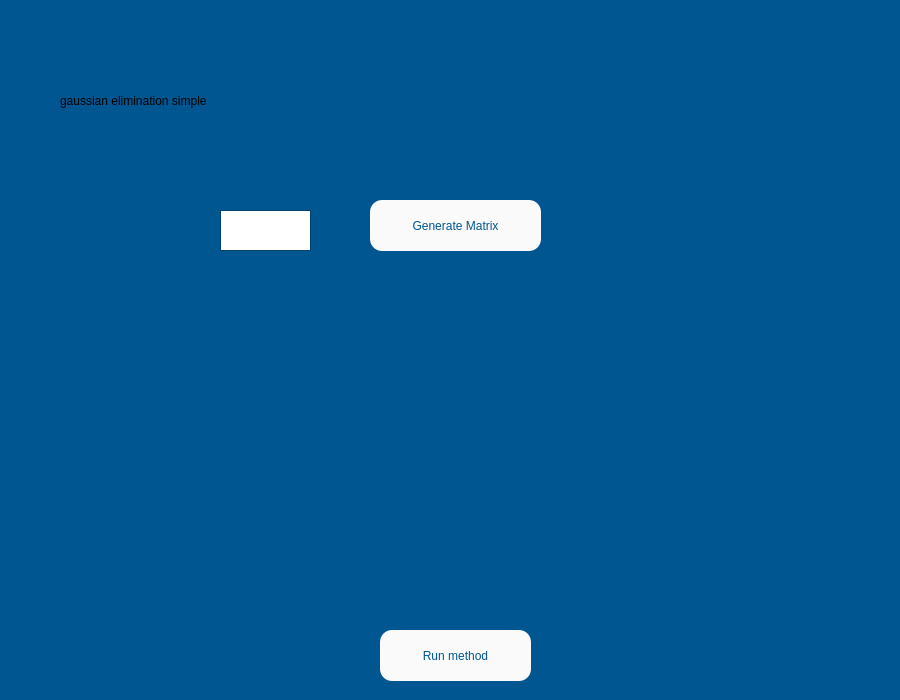
<?xml version="1.0" encoding="UTF-8"?>
<ui version="4.0">
 <class>gauss_elim_simple</class>
 <widget class="QWidget" name="gauss_elim_simple">
  <property name="geometry">
   <rect>
    <x>0</x>
    <y>0</y>
    <width>900</width>
    <height>700</height>
   </rect>
  </property>
  <property name="minimumSize">
   <size>
    <width>900</width>
    <height>700</height>
   </size>
  </property>
  <property name="maximumSize">
   <size>
    <width>900</width>
    <height>700</height>
   </size>
  </property>
  <property name="palette">
   <palette>
    <active>
     <colorrole role="Base">
      <brush brushstyle="SolidPattern">
       <color alpha="255">
        <red>255</red>
        <green>255</green>
        <blue>255</blue>
       </color>
      </brush>
     </colorrole>
     <colorrole role="Window">
      <brush brushstyle="SolidPattern">
       <color alpha="255">
        <red>0</red>
        <green>86</green>
        <blue>145</blue>
       </color>
      </brush>
     </colorrole>
    </active>
    <inactive>
     <colorrole role="Base">
      <brush brushstyle="SolidPattern">
       <color alpha="255">
        <red>255</red>
        <green>255</green>
        <blue>255</blue>
       </color>
      </brush>
     </colorrole>
     <colorrole role="Window">
      <brush brushstyle="SolidPattern">
       <color alpha="255">
        <red>0</red>
        <green>86</green>
        <blue>145</blue>
       </color>
      </brush>
     </colorrole>
    </inactive>
    <disabled>
     <colorrole role="Base">
      <brush brushstyle="SolidPattern">
       <color alpha="255">
        <red>0</red>
        <green>86</green>
        <blue>145</blue>
       </color>
      </brush>
     </colorrole>
     <colorrole role="Window">
      <brush brushstyle="SolidPattern">
       <color alpha="255">
        <red>0</red>
        <green>86</green>
        <blue>145</blue>
       </color>
      </brush>
     </colorrole>
    </disabled>
   </palette>
  </property>
  <property name="windowTitle">
   <string>Form</string>
  </property>
  <widget class="QLabel" name="label">
   <property name="geometry">
    <rect>
     <x>60</x>
     <y>20</y>
     <width>771</width>
     <height>161</height>
    </rect>
   </property>
   <property name="styleSheet">
    <string notr="true">isbdviaebhfvildfvke</string>
   </property>
   <property name="text">
    <string>gaussian elimination simple</string>
   </property>
  </widget>
  <widget class="QLabel" name="label_5">
   <property name="geometry">
    <rect>
     <x>90</x>
     <y>210</y>
     <width>81</width>
     <height>41</height>
    </rect>
   </property>
   <property name="styleSheet">
    <string notr="true">background-image: url(:/images/n.png);</string>
   </property>
   <property name="text">
    <string/>
   </property>
  </widget>
  <widget class="QTextEdit" name="n_input">
   <property name="geometry">
    <rect>
     <x>220</x>
     <y>210</y>
     <width>91</width>
     <height>41</height>
    </rect>
   </property>
   <property name="font">
    <font>
     <pointsize>14</pointsize>
    </font>
   </property>
  </widget>
  <widget class="QPushButton" name="matrix_button">
   <property name="geometry">
    <rect>
     <x>370</x>
     <y>200</y>
     <width>171</width>
     <height>51</height>
    </rect>
   </property>
   <property name="styleSheet">
    <string notr="true">background-color: rgb(250, 250, 250);
font: 15pt &quot;MS Shell Dlg 2&quot;;
color: rgb(0, 86, 145);
border-radius: 12px;
</string>
   </property>
   <property name="text">
    <string>Generate Matrix</string>
   </property>
  </widget>
  <widget class="QPushButton" name="run_button">
   <property name="geometry">
    <rect>
     <x>380</x>
     <y>630</y>
     <width>151</width>
     <height>51</height>
    </rect>
   </property>
   <property name="styleSheet">
    <string notr="true">background-color: rgb(250, 250, 250);
font: 15pt &quot;MS Shell Dlg 2&quot;;
color: rgb(0, 86, 145);
border-radius: 12px;
</string>
   </property>
   <property name="text">
    <string>Run method</string>
   </property>
  </widget>
 </widget>
 <resources>
  <include location="../UserInterface/Util/Images/link.qrc"/>
 </resources>
 <connections/>
</ui>
